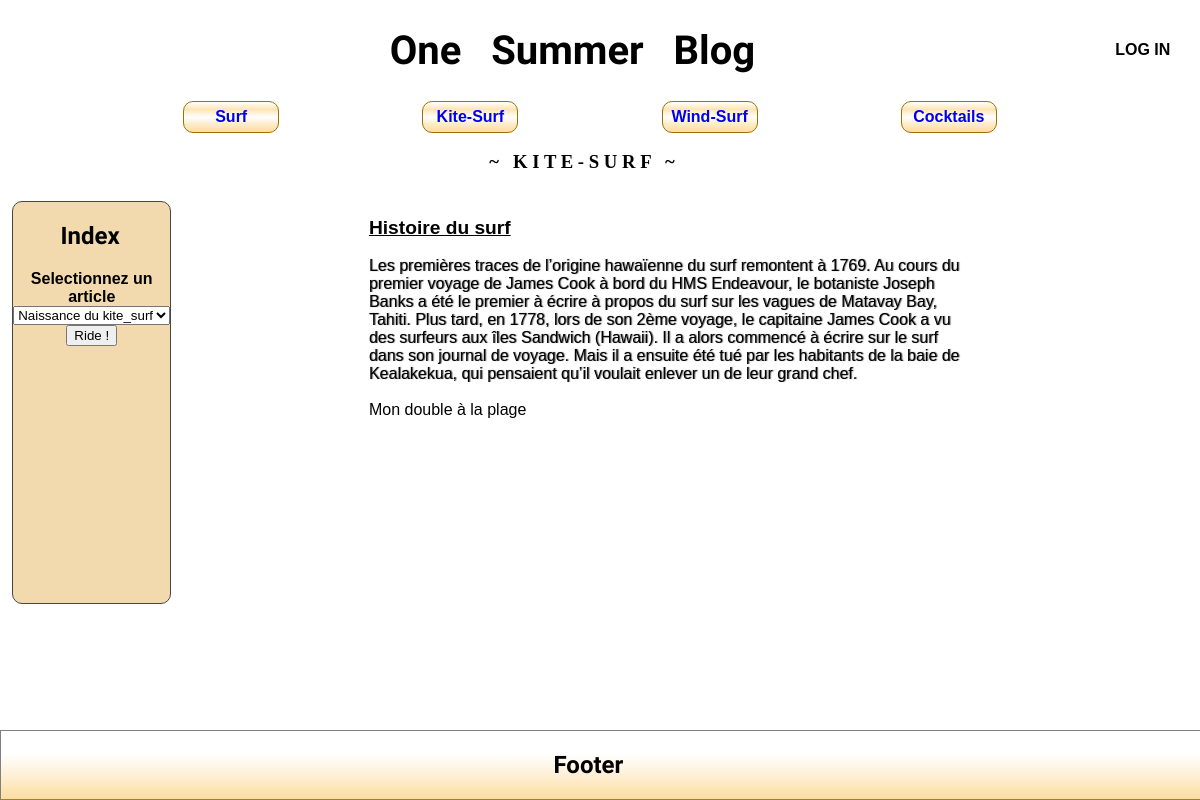
The app's page /reqselectkite.php?titre=Histoire du surf with its own data.
### tables this page shows
CREATE TABLE `articles` (
  `id_articles` int(11) NOT NULL,
  `titre` varchar(200) NOT NULL,
  `sujet` varchar(200) NOT NULL,
  `auteur` varchar(200) NOT NULL,
  `texte` text NOT NULL
);

### reqselectkite.php (the view, shortened to what this page needs)
<!DOCTYPE html>
<html lang="en">
<head>
    <link rel="stylesheet" href="style.css">
</head>
<body>
<div class="header">
<?php include('header.php')?>
</div>
<div class="nav">
<?php include('nav.php')?>
<h3 style="text-align:center; margin-left:-3%;">~ &nbsp K I T E - S U R F &nbsp ~</h3>
</div>
<div id="index">
<p id="indexMenu">
        <h2>Index</h2>
        <form method="get" action="reqselectkite.php">
          <label for="titre">Selectionnez un article</label>
          <select id="titre" name="titre">
            <?php include('indexkite.php');?>
          </select>
          <input id="but" type="submit" value="Ride !">
        </form>
    </p>
</div>
<div id="mainkite" class="main">
    <p>
    <?php
include('sql_info.php');
if (isset($_GET['titre'])){
    $titre= $_GET['titre'];
    $tbl= 'articles';
    $req2="SELECT * FROM $tbl WHERE titre='".$titre."'";
    $result2 = mysqli_query($conn,$req2);
        while($row= mysqli_fetch_array($result2)){
            echo "<strong>"."<cite class='titre'>".$row['titre']."</cite>"."</strong>"."<br><br>";
            echo "<cite class='texte'>".$row['texte']."</cite>";
            echo "<br><br>";
            echo $row['auteur']."<br>";
            echo "<br><br>";
        };
}
?>
    </p>
</div>
<div class="footer">
<?php include('footer.php')?>
</div>
</body>
</html>

### style.css (style rules this page uses)
body { display:grid; grid-template-columns: 0.5fr 1fr 1fr 1fr; grid-template-rows: 0.5fr 1fr 4fr 0.5fr; grid-template-areas: "header header header header" "nav nav nav nav" "index main main main" "footer footer footer footer"; margin:0; background-image: url("beach.png"); }
.header { grid-area:header; }
.nav { grid-area:nav; }
#index { grid-area:index; background: rgba(223, 163, 53, 0.4); text-align: center; border: 1px solid rgb(71, 71, 71); border-radius: 10px; margin-left:1vw; }
.main { margin-right:4%; overflow-y: scroll; display: flex; flex-flow: column nowrap; justify-content: start; align-items: center; font-family: Arial, Helvetica, sans-serif; grid-area: main; }
.footer { grid-area:footer; }
input { margin-bottom: 1%; }
label { font-family: Arial; font-weight: bold; }
h2 { font-family: 'WindSong', cursive; margin-left: -2%; }
#mainkite { background: linear-gradient(to right, transparent -20%, rgba(255,255,255,0.5)); }
#mainkite p { width:60%; height: 40vh; }

### reqselectkite.php (style rules this page uses)
.titre { font-style: normal; text-decoration: underline; font-size: 1.2rem; }
.texte { font-style: normal; text-shadow: 1px 0 1px rgb(110,107,107); }

### records on screen
articles: titre "Histoire du surf", texte "Les premières traces de l’origine hawaïenne du surf remontent à 1769. Au cours du premier voyage de James Cook à bord du HMS Endeavour, le botaniste Joseph Banks a été le premier à écrire à propos du surf sur les vagues de Matavay Bay, Tahiti. Plus tard, en 1778, lors de son 2ème voyage, le capitaine James Cook a vu des surfeurs aux îles Sandwich (Hawaii). Il a alors commencé à écrire sur le surf dans son journal de voyage. Mais il a ensuite été tué par les habitants de la baie de Kealakekua, qui pensaient qu’il voulait enlever un de leur grand chef.", auteur "Mon double à la plage"

### other values on screen
form field titre "Naissance du kite_surf"
